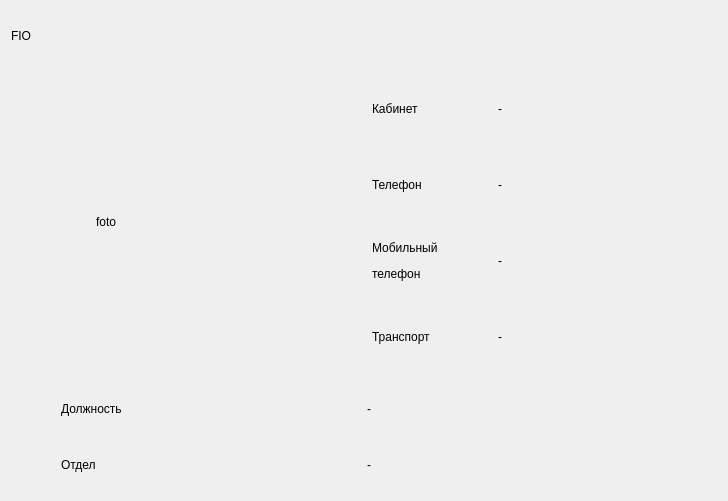
<?xml version="1.0" encoding="UTF-8"?>
<ui version="4.0">
 <class>Dialog</class>
 <widget class="QDialog" name="Dialog">
  <property name="geometry">
   <rect>
    <x>0</x>
    <y>0</y>
    <width>728</width>
    <height>501</height>
   </rect>
  </property>
  <property name="windowTitle">
   <string>Информация о сотруднике</string>
  </property>
  <layout class="QVBoxLayout" name="verticalLayout_2">
   <item>
    <widget class="QLabel" name="fioLabel">
     <property name="maximumSize">
      <size>
       <width>700</width>
       <height>50</height>
      </size>
     </property>
     <property name="text">
      <string>FIO</string>
     </property>
    </widget>
   </item>
   <item>
    <layout class="QVBoxLayout" name="verticalLayout">
     <item>
      <layout class="QGridLayout" name="gridLayout">
       <item row="2" column="0" alignment="Qt::AlignHCenter|Qt::AlignVCenter">
        <widget class="QLabel" name="doljnostText">
         <property name="minimumSize">
          <size>
           <width>250</width>
           <height>50</height>
          </size>
         </property>
         <property name="maximumSize">
          <size>
           <width>250</width>
           <height>50</height>
          </size>
         </property>
         <property name="text">
          <string>Должность</string>
         </property>
        </widget>
       </item>
       <item row="1" column="1">
        <layout class="QFormLayout" name="formLayout">
         <property name="labelAlignment">
          <set>Qt::AlignLeading|Qt::AlignLeft|Qt::AlignVCenter</set>
         </property>
         <property name="formAlignment">
          <set>Qt::AlignLeading|Qt::AlignLeft|Qt::AlignVCenter</set>
         </property>
         <property name="leftMargin">
          <number>5</number>
         </property>
         <property name="topMargin">
          <number>5</number>
         </property>
         <property name="rightMargin">
          <number>5</number>
         </property>
         <property name="bottomMargin">
          <number>5</number>
         </property>
         <item row="0" column="1">
          <widget class="QLabel" name="cabinetLabel">
           <property name="text">
            <string>-</string>
           </property>
          </widget>
         </item>
         <item row="1" column="0">
          <widget class="QLabel" name="label_9">
           <property name="minimumSize">
            <size>
             <width>120</width>
             <height>70</height>
            </size>
           </property>
           <property name="maximumSize">
            <size>
             <width>120</width>
             <height>70</height>
            </size>
           </property>
           <property name="text">
            <string>Телефон</string>
           </property>
          </widget>
         </item>
         <item row="2" column="0">
          <widget class="QLabel" name="label_11">
           <property name="minimumSize">
            <size>
             <width>120</width>
             <height>70</height>
            </size>
           </property>
           <property name="maximumSize">
            <size>
             <width>120</width>
             <height>70</height>
            </size>
           </property>
           <property name="text">
            <string>&lt;html&gt;&lt;head/&gt;&lt;body&gt;&lt;p&gt;Мобильный &lt;/p&gt;&lt;p&gt;телефон&lt;/p&gt;&lt;/body&gt;&lt;/html&gt;</string>
           </property>
          </widget>
         </item>
         <item row="2" column="1">
          <widget class="QLabel" name="mobilePhoneLabel">
           <property name="text">
            <string>-</string>
           </property>
          </widget>
         </item>
         <item row="3" column="0">
          <widget class="QLabel" name="label_13">
           <property name="minimumSize">
            <size>
             <width>0</width>
             <height>70</height>
            </size>
           </property>
           <property name="maximumSize">
            <size>
             <width>120</width>
             <height>70</height>
            </size>
           </property>
           <property name="text">
            <string>Транспорт</string>
           </property>
          </widget>
         </item>
         <item row="3" column="1">
          <widget class="QLabel" name="transportLabel">
           <property name="text">
            <string>-</string>
           </property>
          </widget>
         </item>
         <item row="0" column="0">
          <widget class="QLabel" name="label_7">
           <property name="minimumSize">
            <size>
             <width>120</width>
             <height>70</height>
            </size>
           </property>
           <property name="text">
            <string>Кабинет</string>
           </property>
          </widget>
         </item>
         <item row="1" column="1">
          <widget class="QLabel" name="phoneLabel">
           <property name="text">
            <string>-</string>
           </property>
          </widget>
         </item>
        </layout>
       </item>
       <item row="3" column="0">
        <widget class="QLabel" name="otdelText">
         <property name="minimumSize">
          <size>
           <width>250</width>
           <height>50</height>
          </size>
         </property>
         <property name="maximumSize">
          <size>
           <width>250</width>
           <height>50</height>
          </size>
         </property>
         <property name="text">
          <string>Отдел</string>
         </property>
        </widget>
       </item>
       <item row="2" column="1">
        <widget class="QLabel" name="doljnostLabel">
         <property name="minimumSize">
          <size>
           <width>300</width>
           <height>50</height>
          </size>
         </property>
         <property name="maximumSize">
          <size>
           <width>300</width>
           <height>50</height>
          </size>
         </property>
         <property name="text">
          <string>-</string>
         </property>
         <property name="wordWrap">
          <bool>true</bool>
         </property>
        </widget>
       </item>
       <item row="3" column="1">
        <widget class="QLabel" name="otdelLabel">
         <property name="minimumSize">
          <size>
           <width>300</width>
           <height>50</height>
          </size>
         </property>
         <property name="maximumSize">
          <size>
           <width>300</width>
           <height>50</height>
          </size>
         </property>
         <property name="text">
          <string>-</string>
         </property>
        </widget>
       </item>
       <item row="1" column="0" alignment="Qt::AlignHCenter|Qt::AlignVCenter">
        <widget class="QLabel" name="fotoLabel">
         <property name="minimumSize">
          <size>
           <width>180</width>
           <height>240</height>
          </size>
         </property>
         <property name="maximumSize">
          <size>
           <width>180</width>
           <height>240</height>
          </size>
         </property>
         <property name="text">
          <string>foto</string>
         </property>
        </widget>
       </item>
      </layout>
     </item>
    </layout>
   </item>
  </layout>
 </widget>
 <resources/>
 <connections/>
</ui>
